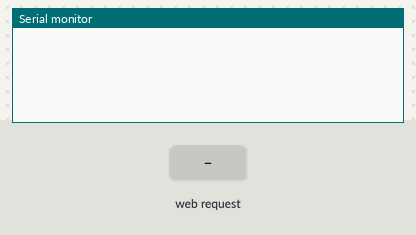
Bench run of a sketch on a simulated ESP8266 (NodeMCU). On the bench: the last lines printed to the serial monitor. Inputs (shaded band) come from the test bench. Storage starts empty.

Above: at 2.2 s.
2.3 s: HTTP request GET /favicon.ico received
At 3.5 s:
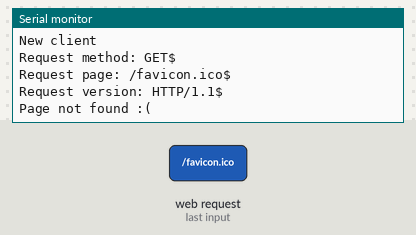
3.8 s: HTTP request GET /index.html received
At 4.8 s:
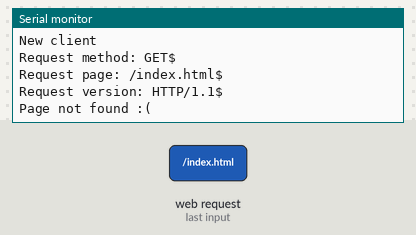
5.3 s: HTTP request GET /404.html received
At 5.9 s:
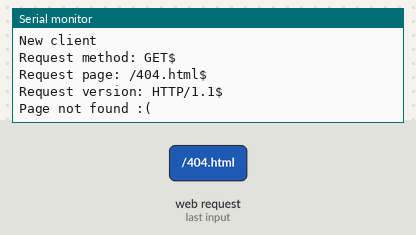

The sketch:

wifi_ia.ino
```cpp
#include "include/main.h"
#include "include/file_system.h"
#include "include/client.h"
#include <ESP8266WiFi.h>

WiFiServer server(WEB_SERVER_PORT);

void setup()
{
  init_fs();
  Serial.begin(115200);
  WiFi.softAP(SSID, PASS);
  server.begin();
  delay(1000);
}

void loop()
{
    WiFiClient  client;

    client = server.available();
    if (!client)
    {
        delay(1);
        return;
    }
    handle_client(&client);
    delay(1);
}
```

client.cpp
```cpp
#include "include/client.h"
#include "include/file_system.h"
#include "include/utilities.h"

void                    send_header(WiFiClient *client, unsigned int http_code, const char *http_message, const char *content_type)
{
    client->print(REPONSE_HEADER_HTML_VERSION);
    client->print(" ");
    client->print(http_code);
    client->print(" ");
    client->println(http_message);
    if (content_type)
    {
        client->print(REPONSE_HEADER_CONTENT_TYPE);
        client->print(": ");
        client->println(content_type);
    }
}

int                     send_page(WiFiClient *client, const char *page)
{
    if (page[0] == '/' && !page[1])
    {
        page = PAGE_INDEX;
    }
    if (!file_exists(page))
    {
        Serial.println("Page not found :(");
        send_header(client, HTTP_CODE_NOT_FOUND_CODE, HTTP_CODE_NOT_FOUND_MESSAGE, REPONSE_HEADER_CONTENT_TEXT);
        send_page_to_client(client, PAGE_NOT_FOUND);
        return (-1);
    }
    Serial.println("Page found :)");
    return (send_page_to_client(client, page));
}

static void             parse_request(WiFiClient *client, t_req *req, char *buff)
{
    unsigned int        i;
    unsigned int        sav;
    unsigned int        shifted;

    i = 0;
    req->page = NULL;
    req->method = NULL;
    req->http_version = NULL;
    while (buff[i] && buff[i] != '\n')
    {
        shifted = 0;
        if (comp_str(&buff[i], REQUEST_HTTP_VERSION))
        {
            sav = i;
            while (buff[i] && buff[i] != '\n' && buff[i] != ' ')
            {
                ++i;
            }
            if (buff[i])
            {
                buff[i] = '\0';
                ++i;
            }
            shifted = 1;
            req->http_version = &buff[sav];
        }
        else if (comp_str(&buff[i], METHOD_GET))
        {
            req->method = METHOD_GET;
            sav = i;
            while (buff[i] && buff[i] != '\n' && buff[i] != '/')
            {
                ++i;
            }
            if (buff[i] != '/')
            {
                send_header(client, HTTP_CODE_BAD_REQUEST_CODE, HTTP_CODE_BAD_REQUEST_MESSAGE, REPONSE_HEADER_CONTENT_TEXT);
                client->println(HTTP_CODE_BAD_REQUEST_MESSAGE);
            }
            else
            {
                sav = i;
                while (buff[i] && buff[i] != '\n' && buff[i] != ' ')
                {
                    ++i;
                }
                if (buff[i])
                {
                    buff[i] = '\0';
                    ++i;
                }
                req->page = &buff[sav];
                shifted = 1;
            }
        }
        if (!shifted)
        {
            ++i;
        }
    }
}

static void             print_request(t_req *req, int endl)
{
    Serial.print("Request method: ");
    Serial.print(req->method);
    Serial.println((endl ? "$" : " "));
    Serial.print("Request page: ");
    Serial.print(req->page);
    Serial.println((endl ? "$" : " "));
    Serial.print("Request version: ");
    Serial.print(req->http_version);
    Serial.println((endl ? "$" : " "));
}

int                     handle_client(WiFiClient *client)
{
    unsigned int        timout;
    char                buff[REQUEST_BUFF_LEN];
    t_req               req;
    String              request;

    timout = 0;
    Serial.println("New client");
    while (!client->available() && timout < CLIENT_DATA_DELAY)
    {
        delay(CLIENT_DATA_DELAY);
        timout += CLIENT_DATA_DELAY;
    }
    request = client->readStringUntil('\n');
    memcpy(buff, request.c_str(), (request.length() > REQUEST_BUFF_LEN) ? REQUEST_BUFF_LEN : request.length());
    buff[(request.length() > REQUEST_BUFF_LEN) ? REQUEST_BUFF_LEN : request.length()] = '\0';
    parse_request(client, &req, buff);
    client->flush();
    print_request(&req, 1);

    if (req.method == METHOD_GET)
    {
        return (send_page(client, req.page));
    }
    Serial.println("penis3");
    send_header(client, HTTP_CODE_NOT_ALLOWED_CODE, HTTP_CODE_NOT_ALLOWED_MESSAGE, REPONSE_HEADER_CONTENT_TEXT);
    client->println(HTTP_CODE_NOT_ALLOWED_MESSAGE);
    Serial.println("penis4");
    return (-1);
}
```

connection.cpp
```cpp
#include "include/connection.h"
#include <ESP8266WiFi.h>

static void     try_reconnect()
{
  while (WiFi.status() != WL_CONNECTED)
  {
     Serial.print(".");
     delay(RECONNECT_DELAY);
  }
}

void            check_connection()
{
  if (WiFi.status() != WL_CONNECTED)
  {
    Serial.println("Connection lost.");
    Serial.println("Reconnecting");
    try_reconnect();
    Serial.println("Connected.");
  }
}
```

file_system.cpp
```cpp
#include "include/file_system.h"
#include "include/client.h"
#include "FS.h"

void                        init_fs()
{
  SPIFFS.begin();
  SPIFFS.format();
}

int                         file_exists(const char *path)
{
    return (SPIFFS.exists(path) ? 1 : 0);
}

int                         send_page_to_client(WiFiClient *client, const char *page)
{
    char                    buff[FILE_BUFFER_SIZE];
    unsigned int            readed;
    File                    file;

    file = SPIFFS.open(page, "r");
    if (!file)
    {
        send_header(client, HTTP_CODE_NOT_FOUND_CODE, HTTP_CODE_NOT_FOUND_MESSAGE, REPONSE_HEADER_CONTENT_TEXT);
        client->println(HTTP_CODE_NOT_FOUND_MESSAGE);
        return (-1);
    }
    readed = 0;
    while ((readed = file.readBytes(buff, FILE_BUFFER_SIZE - 1)) < FILE_BUFFER_SIZE - 1)
    {
        buff[readed] = '\0';
        client->print(buff);
    }
    file.close();
    return (0);
}
```

client.h
```cpp
#ifndef CLIENT_H_
# define CLIENT_H_

#include <ESP8266WiFi.h>

#define CLIENT_DATA_DELAY                   50u
#define CLIENT_TIMEOUT_DELAY                5000u
#define REQUEST_BUFF_LEN                    512u

const char REQUEST_FAVICON[] =              "GET /favicon.ico";
const char REPONSE_HEADER_NOT_FOUND[] =     "HTTP/1.1 404 Not Found\nContent-Type: text/html\n\n";
const char REPONSE_PAGE_NOT_FOUND[] =       "<!DOCTYPE HTML>\n<html>File not found</html>";

// Header
const char REPONSE_HEADER_HTML_VERSION[] =  "HTTP/1.1";
const char REPONSE_HEADER_CONTENT_TYPE[] =  "Content-Type";
const char REPONSE_HEADER_CONTENT_TEXT[] =  "text/html";
const char REPONSE_HEADER_CONTENT_STYLE[] = "text/css";

// HTTP codes
#define HTTP_CODE_OK_CODE                   200u
const char HTTP_CODE_OK_MESSAGE[] =         "OK";
#define HTTP_CODE_BAD_REQUEST_CODE          400u
const char HTTP_CODE_BAD_REQUEST_MESSAGE[]= "Bad Request";
#define HTTP_CODE_NOT_FOUND_CODE            404u
const char HTTP_CODE_NOT_FOUND_MESSAGE[] =  "Not Found";
#define HTTP_CODE_NOT_ALLOWED_CODE          405u
const char HTTP_CODE_NOT_ALLOWED_MESSAGE[]= "Method Not Allowed";

//Web Pages
const char PAGE_INDEX[] =                   "/index.html";
const char PAGE_NOT_FOUND[] =               "/404.html";

//Http methods
const char METHOD_GET[] =                   "GET";

//Request header
const char REQUEST_HTTP_VERSION[] =         "HTTP";

//DEPRECATED
const char REPONSE_HEADER_OK[] =            "HTTP/1.1 200 OK\nContent-Type: text/html\n\n";
const char REPONSE_HEAD[] =                 ""; //"<!DOCTYPE HTML>\n<html>\n<head>\n\n</head>\n";
const char REPONSE_FOOTER[] =               ""; //"<br>\n<br>\n</html>";
const char REPONSE_SCRIPT_JS[] =            ""; //"<script>\n\n</script>";

struct                  s_req
{
    const char          *http_version;
    const char          *page;
    const char          *method;
};

typedef struct s_req    t_req;

int                     send_page(WiFiClient *client, const char *page);
void                    send_header(WiFiClient *client, unsigned int http_code, const char *http_message, const char *content_type);
int                     handle_client(WiFiClient *client);

#endif /* CLIENT_H_ */
```

connection.h
```cpp
#ifndef CONNECTION_H_
# define CONNECTION_H_

#define RECONNECT_DELAY     500

void                        check_connection();

#endif /* CONNECTION_H_ */
```

file_system.h
```cpp
#ifndef FILE_SYSTEM_H_
# define FILE_SYSTEM_H_

#include <ESP8266WiFi.h>

#define FILE_BUFFER_SIZE    512

void                        init_fs();
int                         file_exists(const char *path);
int                         send_page_to_client(WiFiClient *client, const char *page);

#endif /* FILE_SYSTEM_H_ */
```

main.h
```cpp
#ifndef MAIN_H_
# define MAIN_H_

#include "connection.h"
#include "client.h"

const char SSID[] =         "Coucou Dominique";
const char PASS[] =         "lindsey stirling";
#define IP_LEN              15
#define WEB_SERVER_PORT     80

#endif /* MAIN_H_ */
```

utilities.h
```cpp
#ifndef UTILITIES_H_
# define UTILITIES_H_

int                         comp_str(const char *str1, const char *str2);

#endif /* UTILITIES_H_ */
```

utilities.cpp
```cpp
#include "include/utilities.h"

int                         comp_str(const char *str1, const char *str2)
{
  int                       i;

  i = 0;
  while (str1[i] && str2[i] && str1[i] == str2[i])
  {
      ++i;
  }
  return (str1[i] == str2[i] || !str1[i] || !str2[i]);
}
```

Measured:
- after the input at 2.3 s, the serial monitor: prints a new line at once (image 1)
- after the input at 3.8 s, the serial monitor: prints a new line at once (image 2)
- after the input at 5.3 s, the serial monitor: prints a new line at once (image 3)
